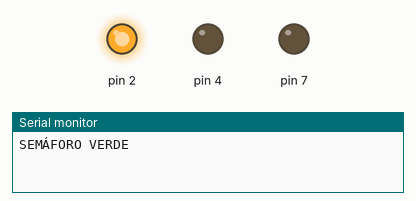
Simulated run of this sketch. Board: Arduino Uno, built with avr-gcc and run on an emulated ATmega328P. Parts: output pins drawn as LEDs (lit = HIGH), the last lines printed to the serial monitor.

Above: at 1.0 s.
At 2.5 s:
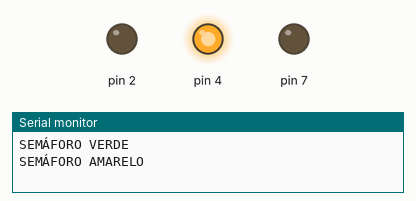
At 4.0 s:
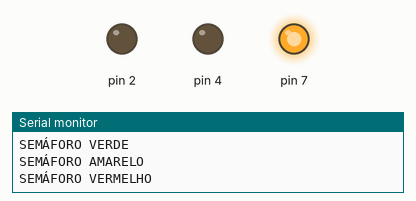
Timing chart, 0 to 6.5 s (numbered marks = the images above):
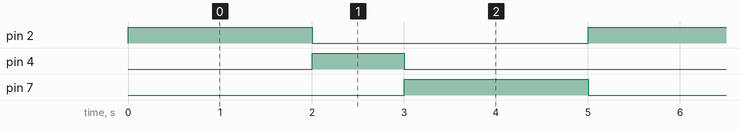

Measured:
- by itself, pin 2, pin 7: alternates HIGH for 2.0 s and LOW for 3.0 s
- by itself, pin 4: alternates HIGH for 1.0 s and LOW for 4.0 s
- by itself, everything shown: repeats every 5.0 s, in 3 steps

The sketch:

semaforo-simples.ino
```cpp
// CONFIGURANDO OS PINOS:

void setup() {
  // VERMELHO:
  pinMode(7, OUTPUT);

  // AMARELO:
  pinMode(4, OUTPUT);

  // VERDE:
  pinMode(2, OUTPUT);

  Serial.begin(9600);
}

// DEFININDO A FUNÇÃO "PISCAR":

void semaforo() {

  Serial.println("SEMÁFORO VERDE");
  digitalWrite(4, LOW); // AMARELO DESLIGADO
  digitalWrite(7, LOW); // VERMELHO DESLIGADO
  digitalWrite(2, HIGH); // VERDE LIGADO
  delay(2000);

  Serial.println("SEMÁFORO AMARELO");
  digitalWrite(4, HIGH); // AMARELO LIGADO
  digitalWrite(7, LOW); // VERMELHO DESLIGADO
  digitalWrite(2, LOW); // VERDE DESLIGADO
  delay(1000);

  Serial.println("SEMÁFORO VERMELHO");
  digitalWrite(4, LOW); // AMARELO DESLIGADO
  digitalWrite(7, HIGH); // VERMELHO LIGADO
  digitalWrite(2, LOW); // VERDE DESLIGADO
  delay(2000);
}

// REPETINDO EM LOOP:

void loop() {
  semaforo();
}
```
